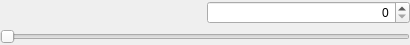
<?xml version="1.0" encoding="UTF-8"?>
<ui version="4.0">
 <class>ParameterSlider</class>
 <widget class="QWidget" name="ParameterSlider">
  <property name="geometry">
   <rect>
    <x>0</x>
    <y>0</y>
    <width>410</width>
    <height>45</height>
   </rect>
  </property>
  <property name="windowTitle">
   <string>Form</string>
  </property>
  <layout class="QVBoxLayout" name="verticalLayout">
   <property name="spacing">
    <number>4</number>
   </property>
   <property name="leftMargin">
    <number>0</number>
   </property>
   <property name="topMargin">
    <number>0</number>
   </property>
   <property name="rightMargin">
    <number>0</number>
   </property>
   <property name="bottomMargin">
    <number>0</number>
   </property>
   <item>
    <layout class="QHBoxLayout" name="horizontalLayout">
     <property name="spacing">
      <number>4</number>
     </property>
     <item>
      <widget class="ParameterDescriptionWidget" name="descriptionWidget" native="true">
       <property name="sizePolicy">
        <sizepolicy hsizetype="Ignored" vsizetype="Preferred">
         <horstretch>1</horstretch>
         <verstretch>0</verstretch>
        </sizepolicy>
       </property>
      </widget>
     </item>
     <item>
      <widget class="QDoubleSpinBox" name="doubleSpinBox">
       <property name="sizePolicy">
        <sizepolicy hsizetype="Ignored" vsizetype="Maximum">
         <horstretch>1</horstretch>
         <verstretch>0</verstretch>
        </sizepolicy>
       </property>
       <property name="focusPolicy">
        <enum>Qt::StrongFocus</enum>
       </property>
       <property name="alignment">
        <set>Qt::AlignRight|Qt::AlignTrailing|Qt::AlignVCenter</set>
       </property>
       <property name="correctionMode">
        <enum>QAbstractSpinBox::CorrectToNearestValue</enum>
       </property>
       <property name="decimals">
        <number>0</number>
       </property>
      </widget>
     </item>
    </layout>
   </item>
   <item>
    <widget class="QSlider" name="slider">
     <property name="orientation">
      <enum>Qt::Horizontal</enum>
     </property>
    </widget>
   </item>
  </layout>
 </widget>
 <customwidgets>
  <customwidget>
   <class>ParameterDescriptionWidget</class>
   <extends>QWidget</extends>
   <header>parameter/parametervirtualwidget.h</header>
   <container>1</container>
  </customwidget>
 </customwidgets>
 <resources/>
 <connections/>
</ui>
